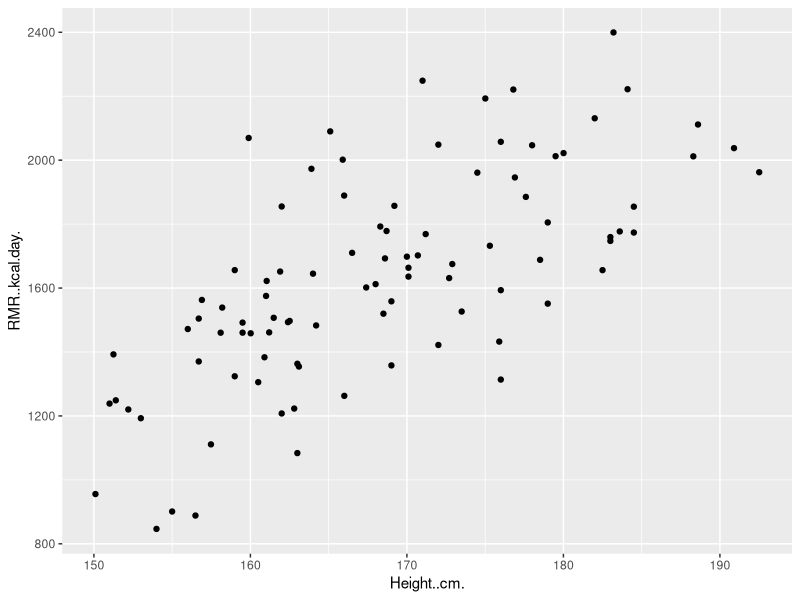
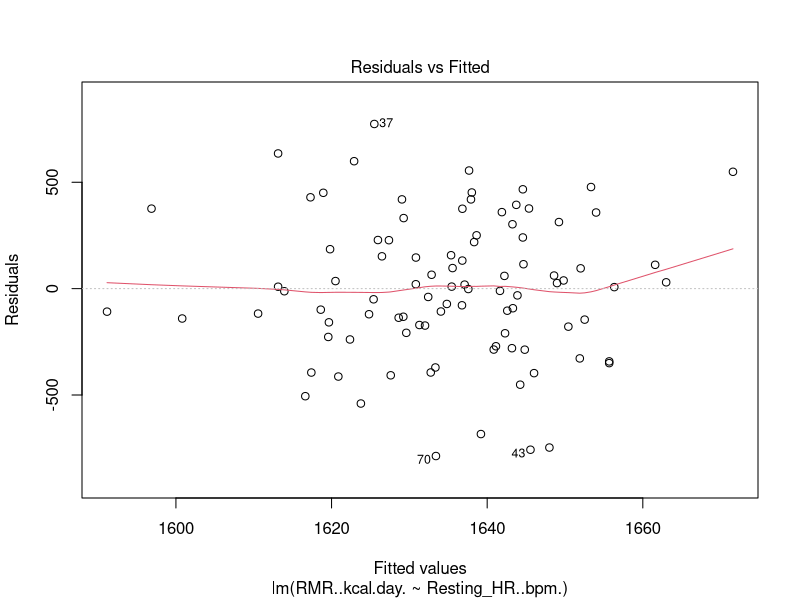
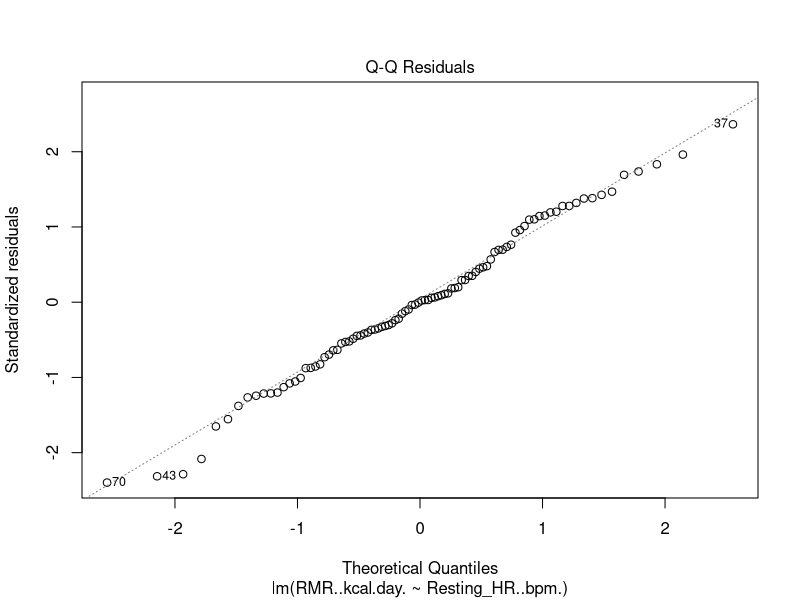
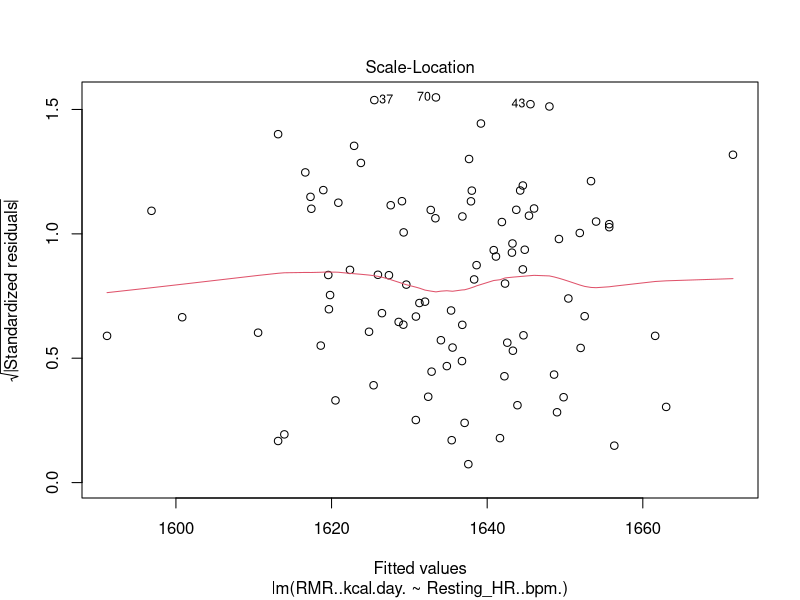
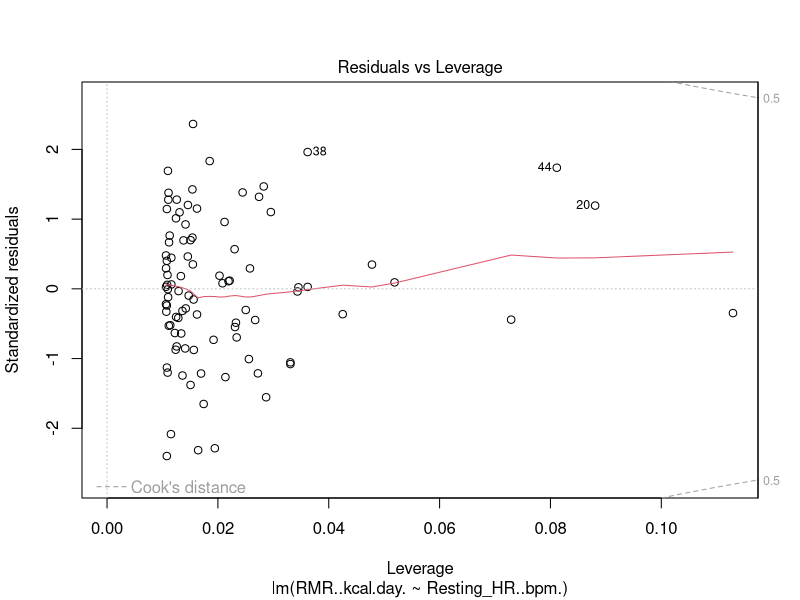
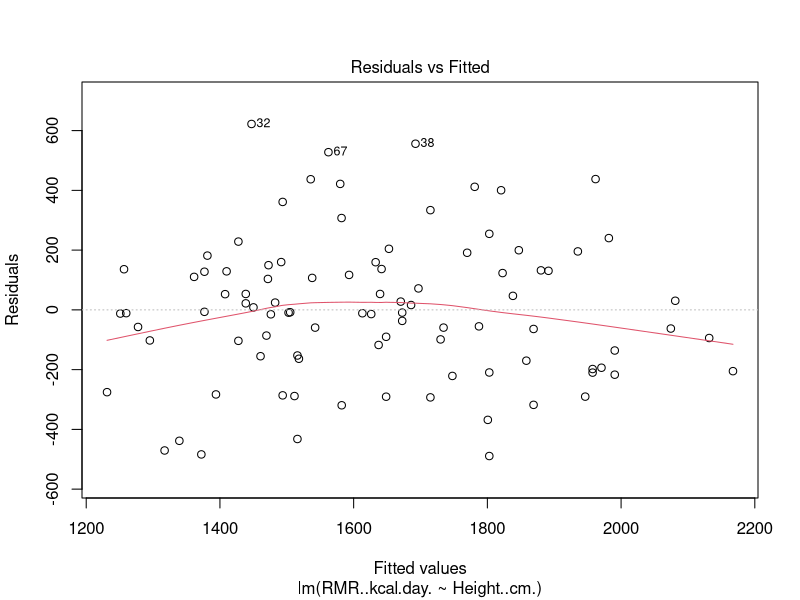
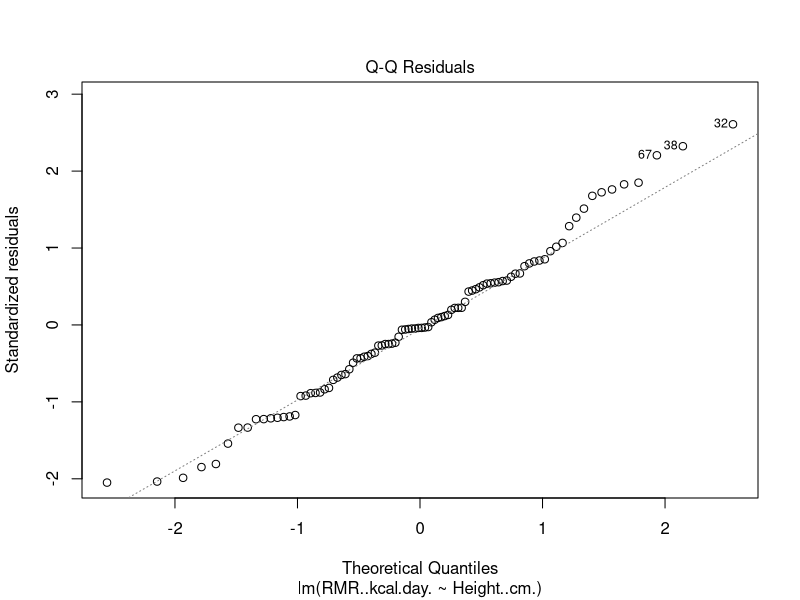
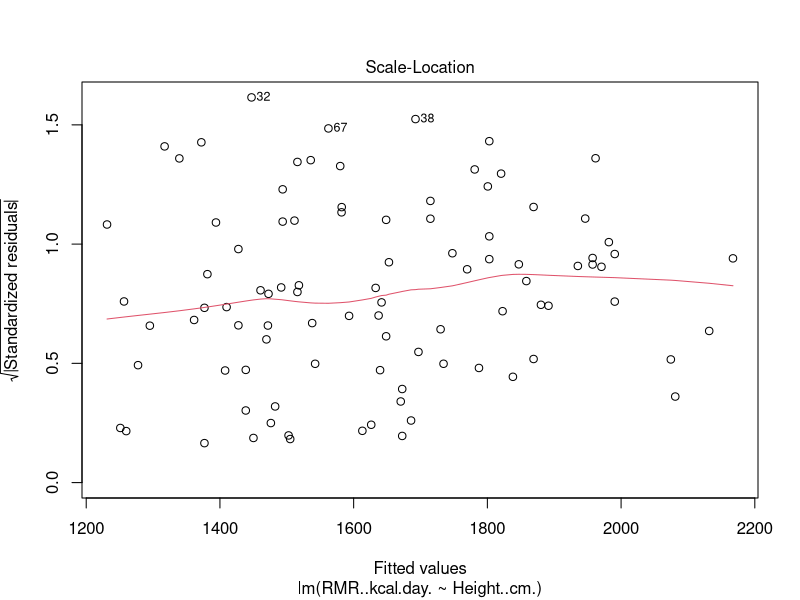

Generate these figures, in order, with R:
library(tidyverse)

heart_data <- read.csv("project_potential.csv")

### Explortory Analysis ###

### Resting heart rate ###

mean(heart_data$Height..cm.)
sd(heart_data$Height..cm.)

## Resting metabolic rate ###

mean(heart_data$RMR..kcal.day.)
sd(heart_data$RMR..kcal.day.)


## Box plot ###


### BASED on scatter plot there is no correlation between resting Hr and rmr 
ggplot(heart_data, aes(x = Height..cm., y = RMR..kcal.day.)) +
  geom_point()


hr_fit <- lm(RMR..kcal.day. ~ Resting_HR..bpm., data = heart_data)
summary(hr_fit)

plot(hr_fit)

heihgt_fit <- lm(RMR..kcal.day. ~ Height..cm., data = heart_data)

summary(heihgt_fit)

plot(heihgt_fit)
